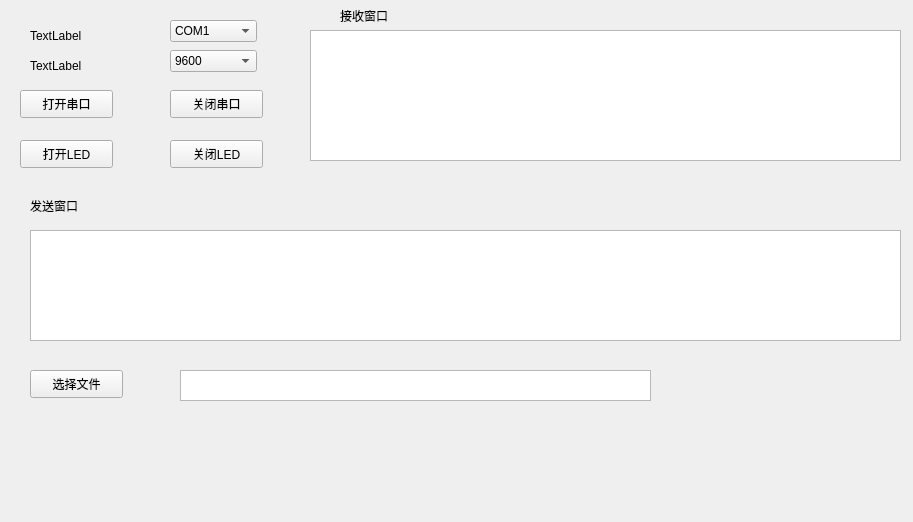
<?xml version="1.0" encoding="UTF-8"?>
<ui version="4.0">
 <class>Widget</class>
 <widget class="QWidget" name="Widget">
  <property name="geometry">
   <rect>
    <x>0</x>
    <y>0</y>
    <width>913</width>
    <height>522</height>
   </rect>
  </property>
  <property name="windowTitle">
   <string>Widget</string>
  </property>
  <widget class="QLabel" name="serial_label">
   <property name="geometry">
    <rect>
     <x>30</x>
     <y>20</y>
     <width>72</width>
     <height>31</height>
    </rect>
   </property>
   <property name="text">
    <string>TextLabel</string>
   </property>
  </widget>
  <widget class="QComboBox" name="serial_box">
   <property name="geometry">
    <rect>
     <x>170</x>
     <y>20</y>
     <width>87</width>
     <height>22</height>
    </rect>
   </property>
   <item>
    <property name="text">
     <string>COM1</string>
    </property>
   </item>
   <item>
    <property name="text">
     <string>COM2</string>
    </property>
   </item>
  </widget>
  <widget class="QLabel" name="baud_label">
   <property name="geometry">
    <rect>
     <x>30</x>
     <y>50</y>
     <width>72</width>
     <height>31</height>
    </rect>
   </property>
   <property name="text">
    <string>TextLabel</string>
   </property>
  </widget>
  <widget class="QComboBox" name="baud_box">
   <property name="geometry">
    <rect>
     <x>170</x>
     <y>50</y>
     <width>87</width>
     <height>22</height>
    </rect>
   </property>
   <item>
    <property name="text">
     <string>9600</string>
    </property>
   </item>
   <item>
    <property name="text">
     <string>115200</string>
    </property>
   </item>
  </widget>
  <widget class="QPushButton" name="open_button">
   <property name="geometry">
    <rect>
     <x>20</x>
     <y>90</y>
     <width>93</width>
     <height>28</height>
    </rect>
   </property>
   <property name="text">
    <string>打开串口</string>
   </property>
  </widget>
  <widget class="QPushButton" name="close_button">
   <property name="geometry">
    <rect>
     <x>170</x>
     <y>90</y>
     <width>93</width>
     <height>28</height>
    </rect>
   </property>
   <property name="text">
    <string>关闭串口</string>
   </property>
  </widget>
  <widget class="QPushButton" name="close_button_Led">
   <property name="geometry">
    <rect>
     <x>170</x>
     <y>140</y>
     <width>93</width>
     <height>28</height>
    </rect>
   </property>
   <property name="text">
    <string>关闭LED</string>
   </property>
  </widget>
  <widget class="QPushButton" name="open_button_Led">
   <property name="geometry">
    <rect>
     <x>20</x>
     <y>140</y>
     <width>93</width>
     <height>28</height>
    </rect>
   </property>
   <property name="text">
    <string>打开LED</string>
   </property>
  </widget>
  <widget class="QLabel" name="serial_label_2">
   <property name="geometry">
    <rect>
     <x>340</x>
     <y>0</y>
     <width>72</width>
     <height>31</height>
    </rect>
   </property>
   <property name="text">
    <string>接收窗口</string>
   </property>
  </widget>
  <widget class="QTextEdit" name="textEdit_Send">
   <property name="geometry">
    <rect>
     <x>30</x>
     <y>230</y>
     <width>871</width>
     <height>111</height>
    </rect>
   </property>
  </widget>
  <widget class="QLabel" name="baud_label_2">
   <property name="geometry">
    <rect>
     <x>30</x>
     <y>190</y>
     <width>72</width>
     <height>31</height>
    </rect>
   </property>
   <property name="text">
    <string>发送窗口</string>
   </property>
  </widget>
  <widget class="QPlainTextEdit" name="plainTextEdit">
   <property name="geometry">
    <rect>
     <x>310</x>
     <y>30</y>
     <width>591</width>
     <height>131</height>
    </rect>
   </property>
  </widget>
  <widget class="QPushButton" name="SwitchFilepushButton">
   <property name="geometry">
    <rect>
     <x>30</x>
     <y>370</y>
     <width>93</width>
     <height>28</height>
    </rect>
   </property>
   <property name="text">
    <string>选择文件</string>
   </property>
  </widget>
  <widget class="QPlainTextEdit" name="showTextpathEdit">
   <property name="geometry">
    <rect>
     <x>180</x>
     <y>370</y>
     <width>471</width>
     <height>31</height>
    </rect>
   </property>
  </widget>
 </widget>
 <resources/>
 <connections/>
</ui>
